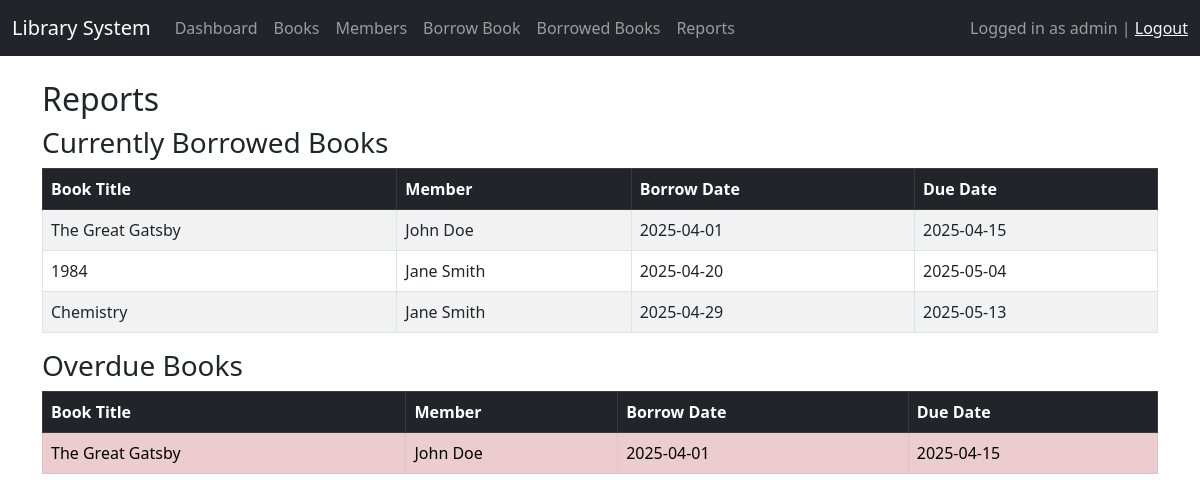
Screenshot of /report.php (signed in) with the database file from the repository.
### tables this page shows
CREATE TABLE `borrowedbooks` (
  `id` int(11) NOT NULL,
  `book_id` int(11) NOT NULL,
  `member_id` int(11) NOT NULL,
  `borrow_date` date NOT NULL,
  `due_date` date NOT NULL,
  `return_date` date DEFAULT NULL
);

CREATE TABLE `books` (
  `id` int(11) NOT NULL,
  `title` varchar(255) NOT NULL,
  `author` varchar(255) NOT NULL,
  `publisher` varchar(255) DEFAULT NULL,
  `year` int(11) DEFAULT NULL,
  `total_copies` int(11) DEFAULT 1,
  `available_copies` int(11) DEFAULT 1
);

CREATE TABLE `members` (
  `id` int(11) NOT NULL,
  `name` varchar(100) NOT NULL,
  `email` varchar(100) DEFAULT NULL,
  `phone` varchar(20) DEFAULT NULL,
  `address` text DEFAULT NULL,
  `join_date` date DEFAULT curdate()
);

### report.php (the view)
<?php
include 'header.php';
$sql1 = "SELECT b.title, m.name AS member_name, bb.borrow_date, bb.due_date
         FROM BorrowedBooks bb
         JOIN Books b ON bb.book_id = b.id
         JOIN Members m ON bb.member_id = m.id
         WHERE bb.return_date IS NULL";
$res1 = $conn->query($sql1);
$sql2 = "SELECT b.title, m.name AS member_name, bb.borrow_date, bb.due_date
         FROM BorrowedBooks bb
         JOIN Books b ON bb.book_id = b.id
         JOIN Members m ON bb.member_id = m.id
         WHERE bb.return_date IS NULL AND bb.due_date < CURDATE()";
$res2 = $conn->query($sql2);
?>
<h2>Reports</h2>
<h3>Currently Borrowed Books</h3>
<?php if ($res1 && $res1->num_rows > 0): ?>
<table class="table table-bordered table-striped">
  <thead class="table-dark">
    <tr>
      <th>Book Title</th>
      <th>Member</th>
      <th>Borrow Date</th>
      <th>Due Date</th>
    </tr>
  </thead>
  <tbody>
    <?php while ($row = $res1->fetch_assoc()): ?>
    <tr>
      <td><?php echo htmlspecialchars($row['title']); ?></td>
      <td><?php echo htmlspecialchars($row['member_name']); ?></td>
      <td><?php echo $row['borrow_date']; ?></td>
      <td><?php echo $row['due_date']; ?></td>
    </tr>
    <?php endwhile; ?>
  </tbody>
</table>
<?php else: ?>
  <p>No books are currently borrowed.</p>
<?php endif; ?>
<h3>Overdue Books</h3>
<?php if ($res2 && $res2->num_rows > 0): ?>
<table class="table table-bordered table-striped">
  <thead class="table-dark">
    <tr>
      <th>Book Title</th>
      <th>Member</th>
      <th>Borrow Date</th>
      <th>Due Date</th>
    </tr>
  </thead>
  <tbody>
    <?php while ($row = $res2->fetch_assoc()): ?>
    <tr class="table-danger">
      <td><?php echo htmlspecialchars($row['title']); ?></td>
      <td><?php echo htmlspecialchars($row['member_name']); ?></td>
      <td><?php echo $row['borrow_date']; ?></td>
      <td><?php echo $row['due_date']; ?></td>
    </tr>
    <?php endwhile; ?>
  </tbody>
</table>
<?php else: ?>
  <p>No overdue books.</p>
<?php endif; ?>
<?php include 'footer.php'; ?>

### rows the page displays
borrowedbooks: book.title "The Great Gatsby", member.name "John Doe", borrow_date "2025-04-01", due_date "2025-04-15"
borrowedbooks: book.title "1984", member.name "Jane Smith", borrow_date "2025-04-20", due_date "2025-05-04"
borrowedbooks: book.title "Chemistry", member.name "Jane Smith", borrow_date "2025-04-29", due_date "2025-05-13"

### other values shown
$_SESSION['username'] "admin"
